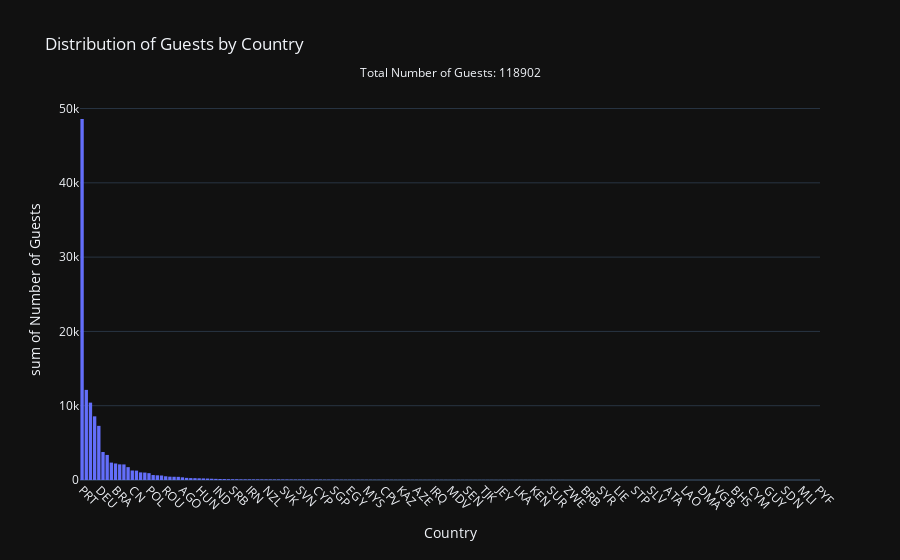

The code cell stored with this chart in its notebook:
### Code cell
# Create a histogram to visualize the distribution of guests by country
fig = px.histogram(
    df_guests_by_country,
    x='country',
    y='count',
    title='Distribution of Guests by Country',
    labels={'count': 'Number of Guests', 'country': 'Country'},
    template="plotly_dark"  
)

# Rotate the x-axis labels for better readability
fig.update_xaxes(tickangle=45)

# add a label showing the sum of total number of guests 
fig.add_annotation(x=0.5, y=1.1, xref='paper', yref='paper', text='Total Number of Guests: ' + str(df_guests_by_country['count'].sum()), showarrow=False)

fig.show()

### Figure 1 — Plotly figure (JSON) as saved in the notebook; plotly's stock layout.template omitted (floating-point values rounded to 4 significant figures; data arrays with more than 128 entries replaced by an {"elided": "..."} marker saying what was removed)
{"data": [{"alignmentgroup": "True", "bingroup": "x", "histfunc": "sum", "hovertemplate": "Country=%{x}<br>sum of Number of Guests=%{y}<extra></extra>", "legendgroup": "", "marker": {"color": "#636efa", "pattern": {"shape": ""}}, "name": "", "offsetgroup": "", "orientation": "v", "showlegend": false, "type": "histogram", "x": {"elided": "177 str values"}, "xaxis": "x", "y": {"elided": "177 int values"}, "yaxis": "y"}], "layout": {"annotations": [{"showarrow": false, "text": "Total Number of Guests: 118902", "x": 0.5, "xref": "paper", "y": 1.1, "yref": "paper"}], "barmode": "relative", "legend": {"tracegroupgap": 0}, "title": {"text": "Distribution of Guests by Country"}, "xaxis": {"anchor": "y", "domain": [0, 1], "tickangle": 45, "title": {"text": "Country"}}, "yaxis": {"anchor": "x", "domain": [0, 1], "title": {"text": "sum of Number of Guests"}}}}
